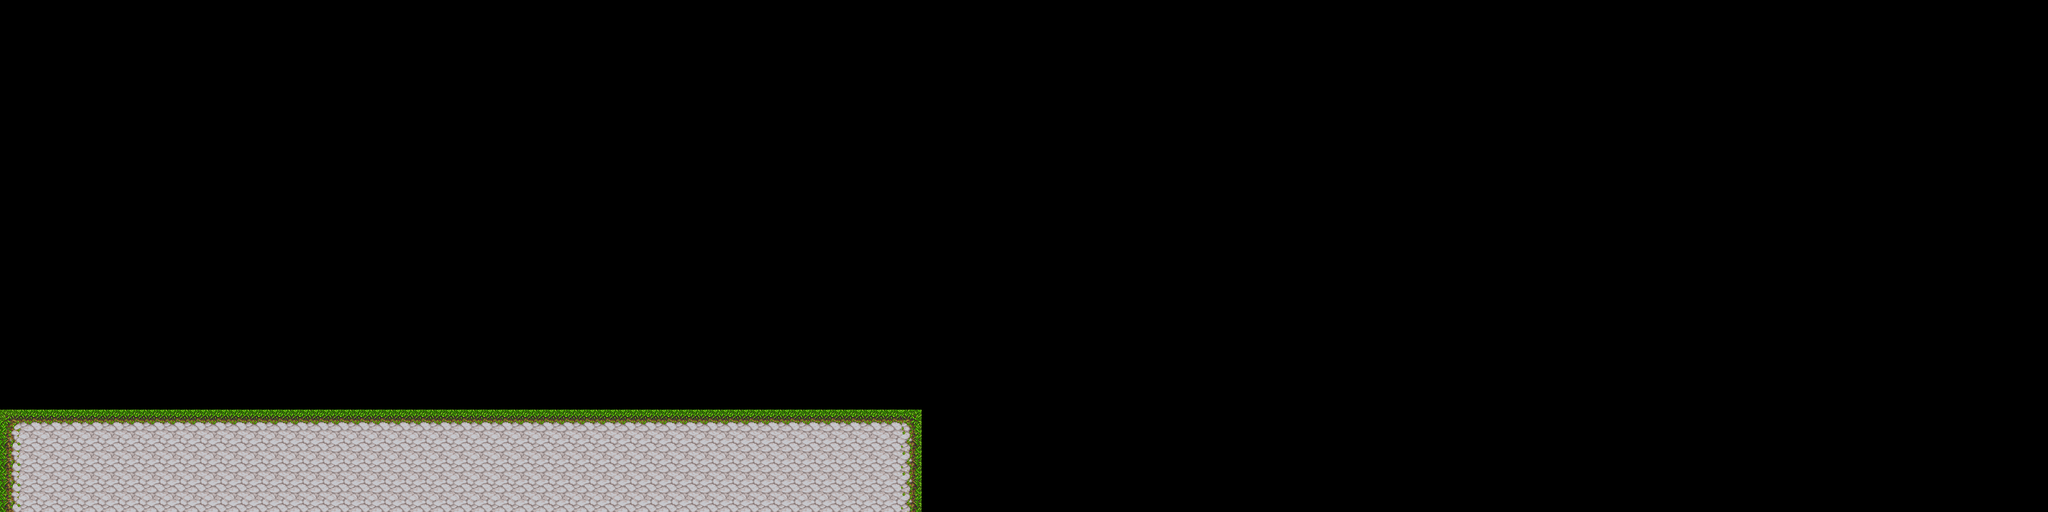

The image is a tile-based game level rendered from a .tmx file. Its description and complete source (layers, tilesets, objects, tile grids) follow:
An orthogonal 100x25 tile map with 32x32 px tiles, 1 tile layer (Camada de Tiles 1) and 1 object.

<map version="1.2" tiledversion="2018.11.29" orientation="orthogonal" renderorder="right-down" width="100" height="25" tilewidth="32" tileheight="32" infinite="0" nextlayerid="3" nextobjectid="4">
 <tileset firstgid="1" source="PathAndObjects.tsx" />
 <objectgroup id="2" name="Camada de Objetos 1">
  <object id="1" x="-0.125" y="640.125" width="1440.13" height="157.875" />
 </objectgroup>
 <layer id="1" name="Camada de Tiles 1" width="100" height="25">
  <data encoding="csv">
0,0,0,0,0,0,0,0,0,0,0,0,0,0,0,0,0,0,0,0,0,0,0,0,0,0,0,0,0,0,0,0,0,0,0,0,0,0,0,0,0,0,0,0,0,0,0,0,0,0,0,0,0,0,0,0,0,0,0,0,0,0,0,0,0,0,0,0,0,0,0,0,0,0,0,0,0,0,0,0,0,0,0,0,0,0,0,0,0,0,0,0,0,0,0,0,0,0,0,0,
0,0,0,0,0,0,0,0,0,0,0,0,0,0,0,0,0,0,0,0,0,0,0,0,0,0,0,0,0,0,0,0,0,0,0,0,0,0,0,0,0,0,0,0,0,0,0,0,0,0,0,0,0,0,0,0,0,0,0,0,0,0,0,0,0,0,0,0,0,0,0,0,0,0,0,0,0,0,0,0,0,0,0,0,0,0,0,0,0,0,0,0,0,0,0,0,0,0,0,0,
0,0,0,0,0,0,0,0,0,0,0,0,0,0,0,0,0,0,0,0,0,0,0,0,0,0,0,0,0,0,0,0,0,0,0,0,0,0,0,0,0,0,0,0,0,0,0,0,0,0,0,0,0,0,0,0,0,0,0,0,0,0,0,0,0,0,0,0,0,0,0,0,0,0,0,0,0,0,0,0,0,0,0,0,0,0,0,0,0,0,0,0,0,0,0,0,0,0,0,0,
0,0,0,0,0,0,0,0,0,0,0,0,0,0,0,0,0,0,0,0,0,0,0,0,0,0,0,0,0,0,0,0,0,0,0,0,0,0,0,0,0,0,0,0,0,0,0,0,0,0,0,0,0,0,0,0,0,0,0,0,0,0,0,0,0,0,0,0,0,0,0,0,0,0,0,0,0,0,0,0,0,0,0,0,0,0,0,0,0,0,0,0,0,0,0,0,0,0,0,0,
0,0,0,0,0,0,0,0,0,0,0,0,0,0,0,0,0,0,0,0,0,0,0,0,0,0,0,0,0,0,0,0,0,0,0,0,0,0,0,0,0,0,0,0,0,0,0,0,0,0,0,0,0,0,0,0,0,0,0,0,0,0,0,0,0,0,0,0,0,0,0,0,0,0,0,0,0,0,0,0,0,0,0,0,0,0,0,0,0,0,0,0,0,0,0,0,0,0,0,0,
0,0,0,0,0,0,0,0,0,0,0,0,0,0,0,0,0,0,0,0,0,0,0,0,0,0,0,0,0,0,0,0,0,0,0,0,0,0,0,0,0,0,0,0,0,0,0,0,0,0,0,0,0,0,0,0,0,0,0,0,0,0,0,0,0,0,0,0,0,0,0,0,0,0,0,0,0,0,0,0,0,0,0,0,0,0,0,0,0,0,0,0,0,0,0,0,0,0,0,0,
0,0,0,0,0,0,0,0,0,0,0,0,0,0,0,0,0,0,0,0,0,0,0,0,0,0,0,0,0,0,0,0,0,0,0,0,0,0,0,0,0,0,0,0,0,0,0,0,0,0,0,0,0,0,0,0,0,0,0,0,0,0,0,0,0,0,0,0,0,0,0,0,0,0,0,0,0,0,0,0,0,0,0,0,0,0,0,0,0,0,0,0,0,0,0,0,0,0,0,0,
0,0,0,0,0,0,0,0,0,0,0,0,0,0,0,0,0,0,0,0,0,0,0,0,0,0,0,0,0,0,0,0,0,0,0,0,0,0,0,0,0,0,0,0,0,0,0,0,0,0,0,0,0,0,0,0,0,0,0,0,0,0,0,0,0,0,0,0,0,0,0,0,0,0,0,0,0,0,0,0,0,0,0,0,0,0,0,0,0,0,0,0,0,0,0,0,0,0,0,0,
0,0,0,0,0,0,0,0,0,0,0,0,0,0,0,0,0,0,0,0,0,0,0,0,0,0,0,0,0,0,0,0,0,0,0,0,0,0,0,0,0,0,0,0,0,0,0,0,0,0,0,0,0,0,0,0,0,0,0,0,0,0,0,0,0,0,0,0,0,0,0,0,0,0,0,0,0,0,0,0,0,0,0,0,0,0,0,0,0,0,0,0,0,0,0,0,0,0,0,0,
0,0,0,0,0,0,0,0,0,0,0,0,0,0,0,0,0,0,0,0,0,0,0,0,0,0,0,0,0,0,0,0,0,0,0,0,0,0,0,0,0,0,0,0,0,0,0,0,0,0,0,0,0,0,0,0,0,0,0,0,0,0,0,0,0,0,0,0,0,0,0,0,0,0,0,0,0,0,0,0,0,0,0,0,0,0,0,0,0,0,0,0,0,0,0,0,0,0,0,0,
0,0,0,0,0,0,0,0,0,0,0,0,0,0,0,0,0,0,0,0,0,0,0,0,0,0,0,0,0,0,0,0,0,0,0,0,0,0,0,0,0,0,0,0,0,0,0,0,0,0,0,0,0,0,0,0,0,0,0,0,0,0,0,0,0,0,0,0,0,0,0,0,0,0,0,0,0,0,0,0,0,0,0,0,0,0,0,0,0,0,0,0,0,0,0,0,0,0,0,0,
0,0,0,0,0,0,0,0,0,0,0,0,0,0,0,0,0,0,0,0,0,0,0,0,0,0,0,0,0,0,0,0,0,0,0,0,0,0,0,0,0,0,0,0,0,0,0,0,0,0,0,0,0,0,0,0,0,0,0,0,0,0,0,0,0,0,0,0,0,0,0,0,0,0,0,0,0,0,0,0,0,0,0,0,0,0,0,0,0,0,0,0,0,0,0,0,0,0,0,0,
0,0,0,0,0,0,0,0,0,0,0,0,0,0,0,0,0,0,0,0,0,0,0,0,0,0,0,0,0,0,0,0,0,0,0,0,0,0,0,0,0,0,0,0,0,0,0,0,0,0,0,0,0,0,0,0,0,0,0,0,0,0,0,0,0,0,0,0,0,0,0,0,0,0,0,0,0,0,0,0,0,0,0,0,0,0,0,0,0,0,0,0,0,0,0,0,0,0,0,0,
0,0,0,0,0,0,0,0,0,0,0,0,0,0,0,0,0,0,0,0,0,0,0,0,0,0,0,0,0,0,0,0,0,0,0,0,0,0,0,0,0,0,0,0,0,0,0,0,0,0,0,0,0,0,0,0,0,0,0,0,0,0,0,0,0,0,0,0,0,0,0,0,0,0,0,0,0,0,0,0,0,0,0,0,0,0,0,0,0,0,0,0,0,0,0,0,0,0,0,0,
0,0,0,0,0,0,0,0,0,0,0,0,0,0,0,0,0,0,0,0,0,0,0,0,0,0,0,0,0,0,0,0,0,0,0,0,0,0,0,0,0,0,0,0,0,0,0,0,0,0,0,0,0,0,0,0,0,0,0,0,0,0,0,0,0,0,0,0,0,0,0,0,0,0,0,0,0,0,0,0,0,0,0,0,0,0,0,0,0,0,0,0,0,0,0,0,0,0,0,0,
0,0,0,0,0,0,0,0,0,0,0,0,0,0,0,0,0,0,0,0,0,0,0,0,0,0,0,0,0,0,0,0,0,0,0,0,0,0,0,0,0,0,0,0,0,0,0,0,0,0,0,0,0,0,0,0,0,0,0,0,0,0,0,0,0,0,0,0,0,0,0,0,0,0,0,0,0,0,0,0,0,0,0,0,0,0,0,0,0,0,0,0,0,0,0,0,0,0,0,0,
0,0,0,0,0,0,0,0,0,0,0,0,0,0,0,0,0,0,0,0,0,0,0,0,0,0,0,0,0,0,0,0,0,0,0,0,0,0,0,0,0,0,0,0,0,0,0,0,0,0,0,0,0,0,0,0,0,0,0,0,0,0,0,0,0,0,0,0,0,0,0,0,0,0,0,0,0,0,0,0,0,0,0,0,0,0,0,0,0,0,0,0,0,0,0,0,0,0,0,0,
0,0,0,0,0,0,0,0,0,0,0,0,0,0,0,0,0,0,0,0,0,0,0,0,0,0,0,0,0,0,0,0,0,0,0,0,0,0,0,0,0,0,0,0,0,0,0,0,0,0,0,0,0,0,0,0,0,0,0,0,0,0,0,0,0,0,0,0,0,0,0,0,0,0,0,0,0,0,0,0,0,0,0,0,0,0,0,0,0,0,0,0,0,0,0,0,0,0,0,0,
0,0,0,0,0,0,0,0,0,0,0,0,0,0,0,0,0,0,0,0,0,0,0,0,0,0,0,0,0,0,0,0,0,0,0,0,0,0,0,0,0,0,0,0,0,0,0,0,0,0,0,0,0,0,0,0,0,0,0,0,0,0,0,0,0,0,0,0,0,0,0,0,0,0,0,0,0,0,0,0,0,0,0,0,0,0,0,0,0,0,0,0,0,0,0,0,0,0,0,0,
0,0,0,0,0,0,0,0,0,0,0,0,0,0,0,0,0,0,0,0,0,0,0,0,0,0,0,0,0,0,0,0,0,0,0,0,0,0,0,0,0,0,0,0,0,0,0,0,0,0,0,0,0,0,0,0,0,0,0,0,0,0,0,0,0,0,0,0,0,0,0,0,0,0,0,0,0,0,0,0,0,0,0,0,0,0,0,0,0,0,0,0,0,0,0,0,0,0,0,0,
81,82,82,82,82,82,82,82,82,82,82,82,82,82,82,82,82,82,82,82,82,82,82,82,82,82,82,82,82,82,82,82,82,82,82,82,82,82,82,82,82,82,82,82,83,0,0,0,0,0,0,0,0,0,0,0,0,0,0,0,0,0,0,0,0,0,0,0,0,0,0,0,0,0,0,0,0,0,0,0,0,0,0,0,0,0,0,0,0,0,0,0,0,0,0,0,0,0,0,0,
97,98,98,98,98,98,98,98,98,98,98,98,98,98,98,98,98,98,98,98,98,98,98,98,98,98,98,98,98,98,98,98,98,98,98,98,98,98,98,98,98,98,98,98,99,0,0,0,0,0,0,0,0,0,0,0,0,0,0,0,0,0,0,0,0,0,0,0,0,0,0,0,0,0,0,0,0,0,0,0,0,0,0,0,0,0,0,0,0,0,0,0,0,0,0,0,0,0,0,0,
97,98,98,98,98,98,98,98,98,98,98,98,98,98,98,98,98,98,98,98,98,98,98,98,98,98,98,98,98,98,98,98,98,98,98,98,98,98,98,98,98,98,98,98,99,0,0,0,0,0,0,0,0,0,0,0,0,0,0,0,0,0,0,0,0,0,0,0,0,0,0,0,0,0,0,0,0,0,0,0,0,0,0,0,0,0,0,0,0,0,0,0,0,0,0,0,0,0,0,0,
97,98,98,98,98,98,98,98,98,98,98,98,98,98,98,98,98,98,98,98,98,98,98,98,98,98,98,98,98,98,98,98,98,98,98,98,98,98,98,98,98,98,98,98,99,0,0,0,0,0,0,0,0,0,0,0,0,0,0,0,0,0,0,0,0,0,0,0,0,0,0,0,0,0,0,0,0,0,0,0,0,0,0,0,0,0,0,0,0,0,0,0,0,0,0,0,0,0,0,0,
97,98,98,98,98,98,98,98,98,98,98,98,98,98,98,98,98,98,98,98,98,98,98,98,98,98,98,98,98,98,98,98,98,98,98,98,98,98,98,98,98,98,98,98,99,0,0,0,0,0,0,0,0,0,0,0,0,0,0,0,0,0,0,0,0,0,0,0,0,0,0,0,0,0,0,0,0,0,0,0,0,0,0,0,0,0,0,0,0,0,0,0,0,0,0,0,0,0,0,0
</data>
 </layer>
</map>
